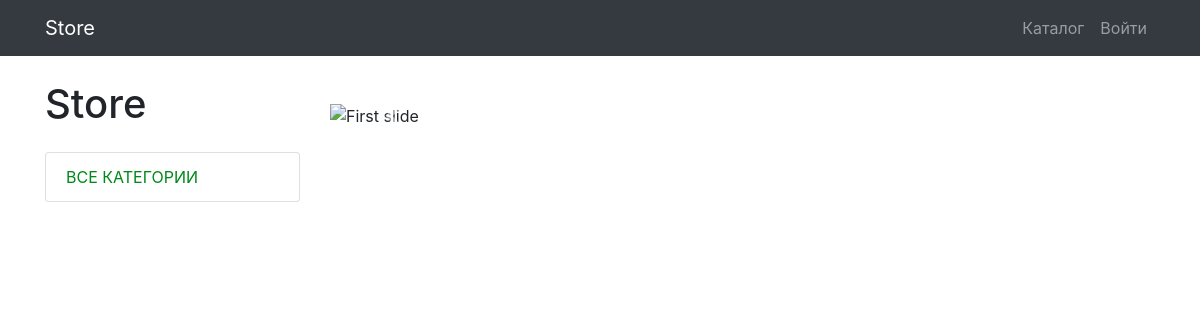
Before: /products/ with the older database file.
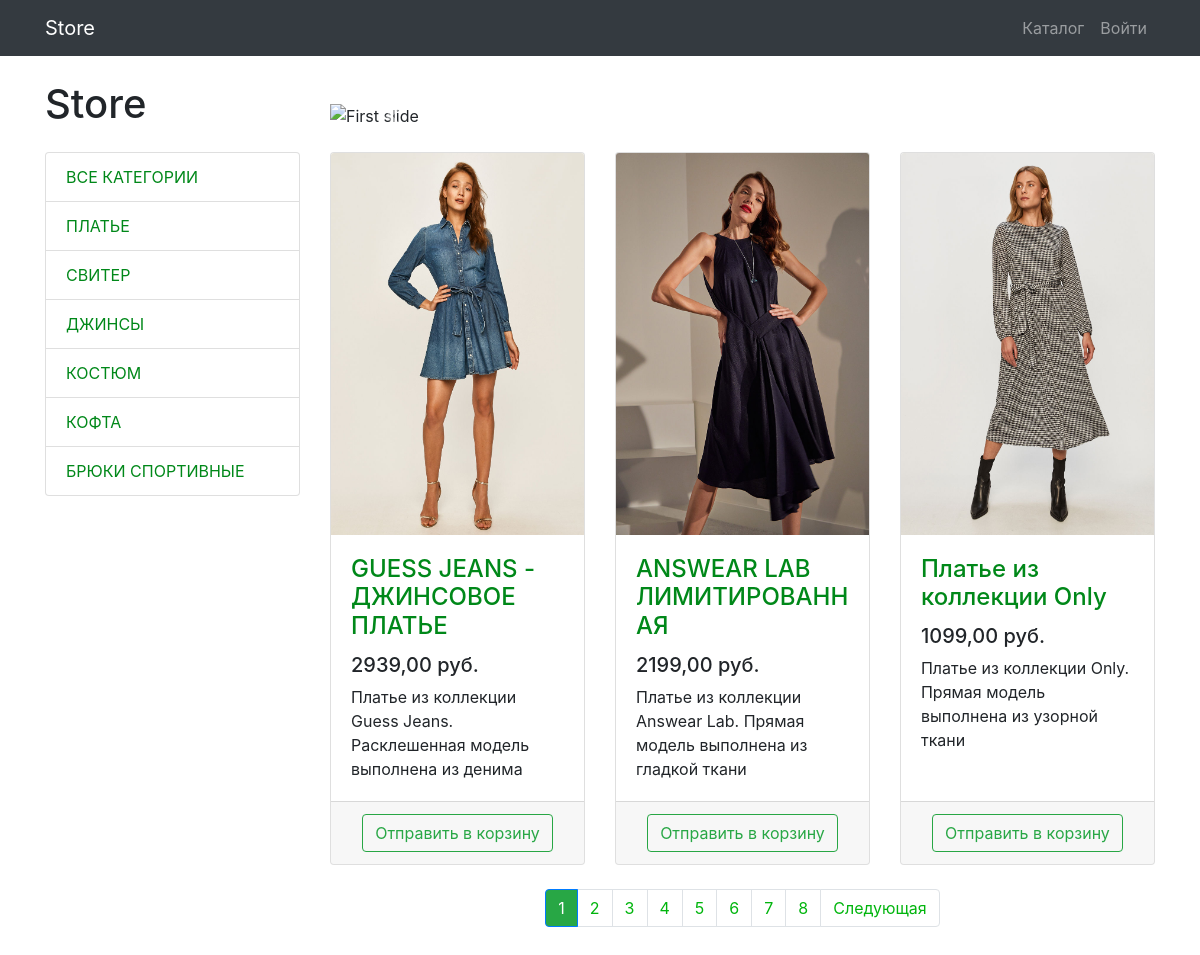
After: the same page with the newer database file.
### products/models.py (models this page shows, shortened)
class ProductCategory(models.Model):
    name = models.CharField(max_length=100, unique=True, verbose_name="Категории")
    description = models.TextField(blank=True, verbose_name="Описание категории")
    class Meta:
        verbose_name = "категорию"
        verbose_name_plural = "категории"

class Product(models.Model):
    name = models.CharField(max_length=256, verbose_name="Название товара")
    image = models.ImageField(upload_to="products_images/", blank=True, verbose_name='Изображение')
    description = models.TextField(blank=True, verbose_name="Описание")
    short_description = models.CharField(max_length=100, blank=True, verbose_name="Краткое описание")
    price = models.DecimalField(max_digits=8, decimal_places=2, default=0, verbose_name="Цена")
    quantity = models.PositiveIntegerField(default=0, verbose_name="Количество")
    category = models.ForeignKey(ProductCategory, on_delete=models.CASCADE, verbose_name="Категория")
    class Meta:
        verbose_name = "товар"
        verbose_name_plural = "товары"

### products/views.py (the view)
# urls.py: path('products/', views.products, name='products'),
def products(request, category_id=None):
    context = {
        'title': 'Market Place - Каталог',
        'categories': ProductCategory.objects.all(),
    }
    if category_id:
        products = Product.objects.filter(category_id=category_id)
    else:
        products = Product.objects.all()
    paginator = Paginator(products, 3)
    page_number = request.GET.get('page')
    page_obj = paginator.get_page(page_number)
    context.update({'products': page_obj})
    return render(request, 'products/products.html', context)

### products/templates/products/products.html (shortened to what this page needs)
{% extends 'products/base.html' %}
{% load static %}
{% block css %}<link href="{% static 'css/products.css' %}" rel="stylesheet">{% endblock %}
{% block content %}
<div class="container">
    <div class="row">
        <div class="col-lg-3">
            <h1 class="my-4">Store</h1>
            {% include 'products/category.html' %}
        </div>
        <div class="col-lg-9">
            <div id="carouselExampleIndicators" class="carousel slide my-4" data-ride="carousel">
                <ol class="carousel-indicators">
                    <li data-target="#carouselExampleIndicators" data-slide-to="0" class="active"></li>
                    <li data-target="#carouselExampleIndicators" data-slide-to="1"></li>
                    <li data-target="#carouselExampleIndicators" data-slide-to="2"></li>
                </ol>
                <div class="carousel-inner" role="listbox">
                    <div class="carousel-item active">
                        <img class="d-block img-fluid" src="{% static 'vendor/img/slides/slide-1.jpg' %}" alt="First slide">
                    </div>
                </div>
                <a class="carousel-control-prev" href="#carouselExampleIndicators" role="button" data-slide="prev">
                    <span class="carousel-control-prev-icon" aria-hidden="true"></span>
                </a>
                <a class="carousel-control-next" href="#carouselExampleIndicators" role="button" data-slide="next">
                    <span class="carousel-control-next-icon" aria-hidden="true"></span>
                </a>
            </div>
            <div class="row">
                {% for product in products %}
                <div class="col-lg-4 col-md-6 mb-4">
                    <div class="card h-100">
                        <a href="{% url 'product' product.id %}">
                            <img class="card-img-top"
                                 src="{{ product.image.url }}"
                                 alt="">
                        </a>
                        <div class="card-body">
                            <h4 class="card-title">
                                <a href="{% url 'product' product.id %}">{{ product.name }}</a>
                            </h4>
                            <h5>{{ product.price }} руб.</h5>
                            <p class="card-text">{{ product.short_description }}</p>
                        </div>
                        <div class="card-footer text-center">
                            <a href="{% url 'basket_add' product.id %}" class="btn btn-outline-success">Отправить в корзину</a>
                        </div>
                    </div>
                </div>
                {% endfor %}
            </div>
            {% if products %}
            <nav aria-label="Page navigation example">
                <ul class="pagination justify-content-center">
                    {% if products.has_other_pages %}
                    {% for page in products.paginator.page_range %}
                    <li class="page-item {% if page == products.number %} active {% endif %}"><a class="page-link" href="?page={{page}}">{{ page }}</a></li>
                    {% endfor %}
                    {% endif %}
                    {% if products.has_next %}
                    <li class="page-item">
                        <a class="page-link" href="?page={{products.next_page_number}}">Следующая</a>
                    </li>
                    {% endif %}
                </ul>
            </nav>
            {% endif %}
        </div>
    </div>
</div>
{% endblock %}

### products/templates/products/category.html
<div class="list-group">
    <a href="{% url 'products' %}" class="list-group-item">Все категории</a>
    {% for category in categories %}
    <a href="{% url 'category' category.id %}" class="list-group-item">{{ category.name }}</a>
    {% endfor %}
</div>

Changed rows visible on the page:
added ProductCategory: name "ПЛАТЬЕ"
added ProductCategory: name "СВИТЕР"
added ProductCategory: name "ДЖИНСЫ"
added ProductCategory: name "КОСТЮМ"
added ProductCategory: name "КОФТА"
added ProductCategory: name "БРЮКИ СПОРТИВНЫЕ"
added Product: image (picture), name "GUESS JEANS - ДЖИНСОВОЕ ПЛАТЬЕ", price "2939,00", short_description "Платье из коллекции Guess Jeans. Расклешенная модель выполнена из денима"
added Product: image (picture), name "ANSWEAR LAB ЛИМИТИРОВАННАЯ", price "2199,00", short_description "Платье из коллекции Answear Lab. Прямая модель выполнена из гладкой ткани"
added Product: image (picture), name "Платье из коллекции Only", price "1099,00", short_description "Платье из коллекции Only. Прямая модель выполнена из узорной ткани"
Other visible differences:
new list line: "1"
new list line: "2"
new list line: "3"
new list line: "4"
new list line: "5"
new list line: "6"
new list line: "7"
new list line: "8"
text now shown: "Следующая"
